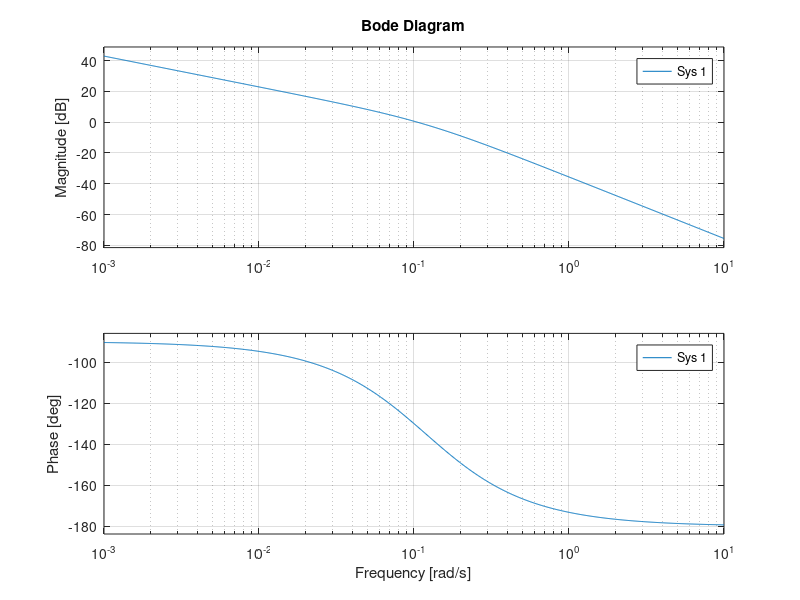

Write the MATLAB code that produced this figure. (Note: this script raises an error after producing the figure.)
% from problem 1
K = 0.1397; 
T = 70.2393;
Hship = tf([K], [T, 1, 0]);

% reference
psi_r = 30;


% PD-reg
Td = T;
wc = 0.1;
phi = 50; % deg
Tf = -1/(tan(deg2rad(180-phi))*wc);
Kpd = 1;
Hpd = tf([Kpd*Td, Kpd], [Tf, 1]);

bode(Hpd*Hship);

load('../../data/p3b.mat');
ts=ans;
